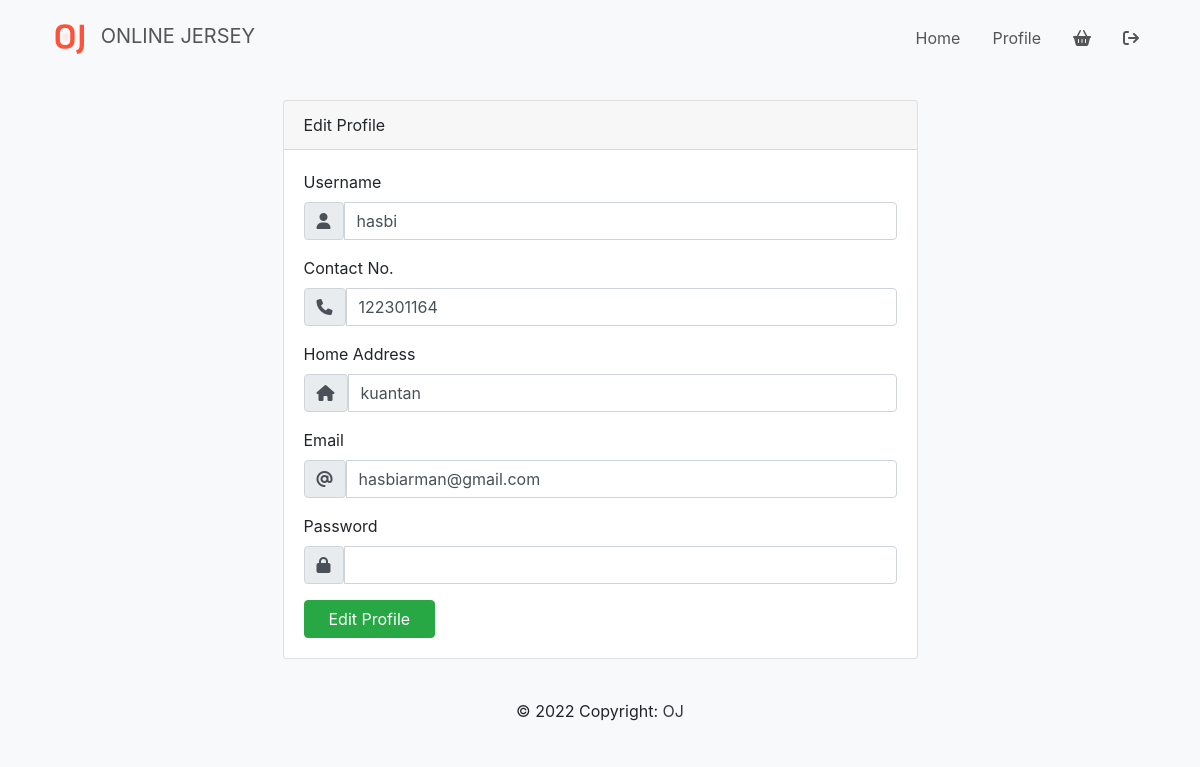
Before: /products/account.php (signed in) with the older database file.
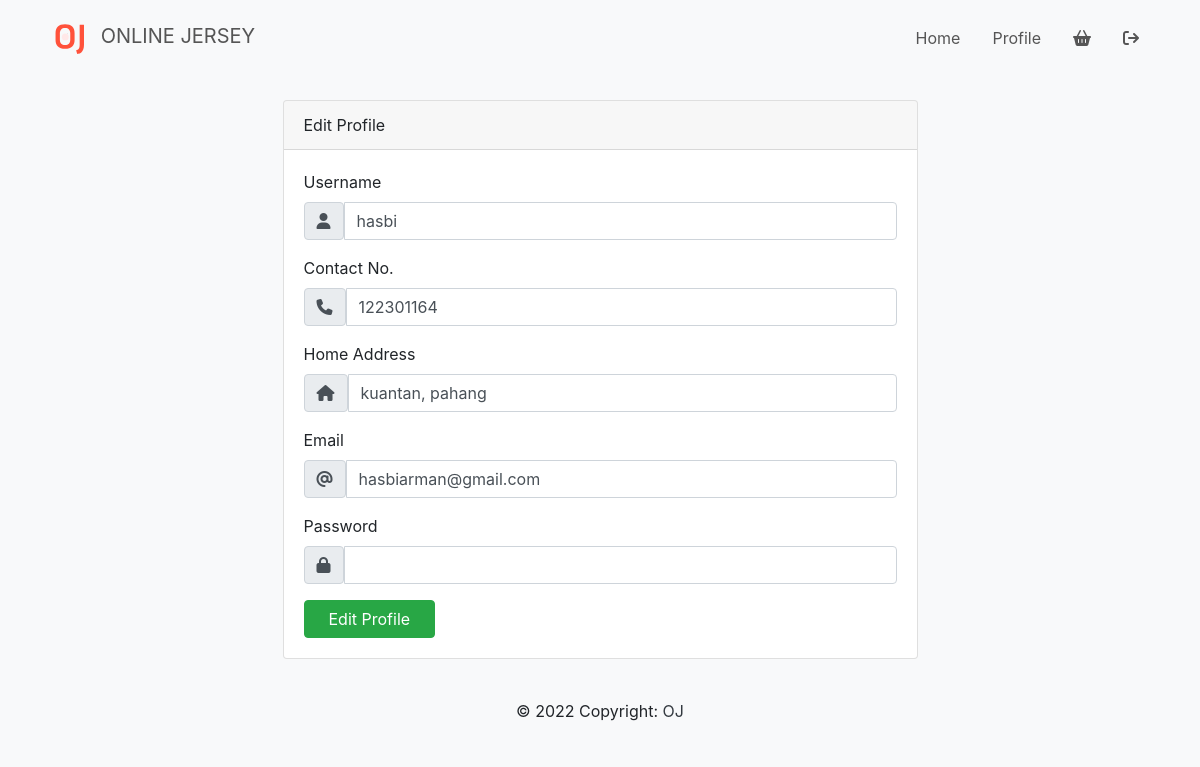
After: the same page with the newer database file.
### tables this page shows
CREATE TABLE `user` (
  `user_id` int NOT NULL,
  `role_id` int DEFAULT NULL,
  `user_name` varchar(255) NOT NULL,
  `user_contact` int NOT NULL,
  `user_address` varchar(255) NOT NULL,
  `user_password` varchar(255) NOT NULL,
  `user_email` varchar(200) DEFAULT NULL
);

### products/account.php (the view, shortened to what this page needs)
<?php
include('connection.php');
if(isset ($_SESSION["id"])) {
?>
<!doctype html>
<html lang="en">
  <head>
    <?php include('layouts/header.php') ?>
  </head>
  <body class="bg-light">
      <?php include('layouts/navbar.php'); ?>
       <div class="container">
          <div class="row justify-content-center">
          <div class="col-md-7">
          <div class="card">
            <div class="card-header">
              Edit Profile
            </div>
            <div class="card-body">
            <form method="POST" action="account.php">
            <?php
            $sql = mysqli_query($conn, "select * from user where user_id='".$_SESSION["id"]."'");
            while($data=mysqli_fetch_array($sql, MYSQLI_BOTH))
            { ?>
            <label for="username" class="form-label">Username</label>
            <div class="input-group mb-3">
            <span class="input-group-text" id="username"><i class="fa fa-user"></i></span>
            <input type="text" class="form-control" id="username" name="username" value="<?php echo $data['user_name']?>">
            </div>
            <label for="contact" class="form-label">Contact No.</label>
            <div class="input-group mb-3">
            <span class="input-group-text" id="contact"><i class="fa-solid fa-phone"></i></span>
            <input type="number" class="form-control" id="contact" name="contact" value="<?php echo $data['user_contact']?>">
            </div>
            <label for="address" class="form-label">Home Address</label>
            <div class="input-group mb-3">
            <span class="input-group-text" id="address"><i class="fa-solid fa-house"></i></i></span>
            <input type="text" class="form-control" id="address" name="address" value="<?php echo $data['user_address']?>">
            </div>
            <label for="email" class="form-label">Email</label>
            <div class="input-group mb-3">
            <span class="input-group-text" id="email"><i class="fa-solid fa-at"></i></span>
            <input type="text" class="form-control" id="email" name="email" value="<?php echo $data['user_email']?>">
            </div>
            <label for="password" class="form-label">Password</label>
            <div class="input-group mb-3">
            <span class="input-group-text" id="password"><i class="fa fa-lock"></i></span>
            <input type="password" class="form-control" id="password" name="password">
            </div>
            <?php
            } ?>
            <div class="row">
              <div class="col">
                <button type="submit" name="submit" class="btn btn-success px-4">
                    Edit Profile
                </button>
              </div>
            </div>
            </div>
            </div>
        </div>
          </div>
        </div>
    <?php include('layouts/footer.php'); ?>
  </body>
</html>
<?php } ?>

Changed rows visible on the page:
changed user "hasbi": address "kuantan" → "kuantan, pahang"
